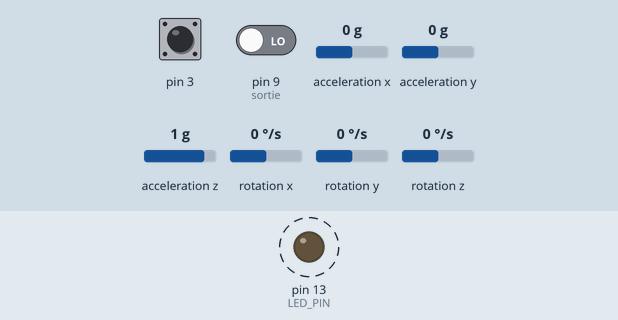
Simulated run of this sketch. Board: Arduino Leonardo, built with avr-gcc and run on an emulated ATmega32U4. Parts: output pins drawn as LEDs (lit = HIGH). Dashed ring = blinking. Inputs (shaded band) come from the test bench; at power-on: pin 3 HIGH, pin 9 (sortie) LOW, acceleration x 0 g, acceleration y 0 g, acceleration z 1 g, rotation x 0 °/s, rotation y 0 °/s, rotation z 0 °/s. The sensor or clock chip raises its interrupt line as the real part does; what the sketch prints to the serial monitor is not drawn.

Above: at 1.0 s.
Timing chart, 0 to 5.2 s (numbered marks = the images above):
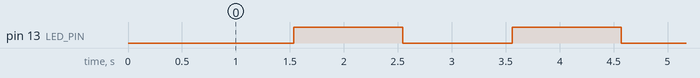

The sketch:

2nd_Hand_Emitter.ino
```cpp
//================================              INSA Rennes                          ================================
//================================                                                   ================================
//================================ Département Systèmes et Réseaux de Communication  ================================
//================================                                                   ================================
//================================            Projet électronique                    ================================
//================================                                                   ================================
//================================        Un drone au bout des doigts                ================================
//================================                                                   ================================
//================================            Code émetteur main 2                   ================================
//
// I2C device class (I2Cdev) demonstration Arduino sketch for MPU6050 class using DMP (MotionApps v2.0)
// 6/21/2012 by Jeff Rowberg <jeff@rowberg.net>
//
// Updates should (hopefully) always be available at https://github.com/jrowberg/i2cdevlib
//
// Changelog:
//      2013-05-08 - added seamless Fastwire support
//                 - added note about gyro calibration
//      2012-06-21 - added note about Arduino 1.0.1 + Leonardo compatibility error
//      2012-06-20 - improved FIFO overflow handling and simplified read process
//      2012-06-19 - completely rearranged DMP initialization code and simplification
//      2012-06-13 - pull gyro and accel data from FIFO packet instead of reading directly
//      2012-06-09 - fix broken FIFO read sequence and change interrupt detection to RISING
//      2012-06-05 - add gravity-compensated initial reference frame acceleration output
//                 - add 3D math helper file to DMP6 example sketch
//                 - add Euler output and Yaw/Pitch/Roll output formats
//      2012-06-04 - remove accel offset clearing for better results (thanks Sungon Lee)
//      2012-06-01 - fixed gyro sensitivity to be 2000 deg/sec instead of 250
//      2012-05-30 - basic DMP initialization working

/* ============================================
I2Cdev device library code is placed under the MIT license
Copyright (c) 2012 Jeff Rowberg

Permission is hereby granted, free of charge, to any person obtaining a copy
of this software and associated documentation files (the "Software"), to deal
in the Software without restriction, including without limitation the rights
to use, copy, modify, merge, publish, distribute, sublicense, and/or sell
copies of the Software, and to permit persons to whom the Software is
furnished to do so, subject to the following conditions:

The above copyright notice and this permission notice shall be included in
all copies or substantial portions of the Software.

THE SOFTWARE IS PROVIDED "AS IS", WITHOUT WARRANTY OF ANY KIND, EXPRESS OR
IMPLIED, INCLUDING BUT NOT LIMITED TO THE WARRANTIES OF MERCHANTABILITY,
FITNESS FOR A PARTICULAR PURPOSE AND NONINFRINGEMENT. IN NO EVENT SHALL THE
AUTHORS OR COPYRIGHT HOLDERS BE LIABLE FOR ANY CLAIM, DAMAGES OR OTHER
LIABILITY, WHETHER IN AN ACTION OF CONTRACT, TORT OR OTHERWISE, ARISING FROM,
OUT OF OR IN CONNECTION WITH THE SOFTWARE OR THE USE OR OTHER DEALINGS IN
THE SOFTWARE.
===============================================
*/

// I2Cdev and MPU6050 must be installed as libraries, or else the .cpp/.h files
// for both classes must be in the include path of your project
#include <SPI.h>
#include <Mirf.h>
#include <nRF24L01.h>
#include <MirfHardwareSpiDriver.h>
#include "I2Cdev.h"
// From emission_electro_dragon
char data[12];
char rec[12];
byte time[12];
int i, a, f;
char buf[12];
//

void transmit(const int chiffre)
{
  byte c = (byte)chiffre; //que des entiers entre 0 et 255
    Mirf.send(&c);

}

#include "MPU6050_6Axis_MotionApps20.h"
//#include "MPU6050.h" // not necessary if using MotionApps include file

// Arduino Wire library is required if I2Cdev I2CDEV_ARDUINO_WIRE implementation
// is used in I2Cdev.h
#if I2CDEV_IMPLEMENTATION == I2CDEV_ARDUINO_WIRE
    #include "Wire.h"
#endif

// class default I2C address is 0x68
// specific I2C addresses may be passed as a parameter here
// AD0 low = 0x68 (default for SparkFun breakout and InvenSense evaluation board)
// AD0 high = 0x69
MPU6050 mpu;
//MPU6050 mpu(0x69); // <-- use for AD0 high

/* =========================================================================
   NOTE: In addition to connection 3.3v, GND, SDA, and SCL, this sketch
   depends on the MPU-6050's INT pin being connected to the Arduino's
   external interrupt #0 pin. On the Arduino Uno and Mega 2560, this is
   digital I/O pin 2.
 * ========================================================================= */

/* =========================================================================
   NOTE: Arduino v1.0.1 with the Leonardo board generates a compile error
   when using Serial.write(buf, len). The Teapot output uses this method.
   The solution requires a modification to the Arduino USBAPI.h file, which
   is fortunately simple, but annoying. This will be fixed in the next IDE
   release. For more info, see these links:

   http://arduino.cc/forum/index.php/topic,109987.0.html
   http://code.google.com/p/arduino/issues/detail?id=958
 * ========================================================================= */


// uncomment "OUTPUT_READABLE_QUATERNION" if you want to see the actual
// quaternion components in a [w, x, y, z] format (not best for parsing
// on a remote host such as Processing or something though)
//#define OUTPUT_READABLE_QUATERNION

// uncomment "OUTPUT_READABLE_EULER" if you want to see Euler angles
// (in degrees) calculated from the quaternions coming from the FIFO.
// Note that Euler angles suffer from gimbal lock (for more info, see
// http://en.wikipedia.org/wiki/Gimbal_lock)
//#define OUTPUT_READABLE_EULER

// uncomment "OUTPUT_READABLE_YAWPITCHROLL" if you want to see the yaw/
// pitch/roll angles (in degrees) calculated from the quaternions coming
// from the FIFO. Note this also requires gravity vector calculations.
// Also note that yaw/pitch/roll angles suffer from gimbal lock (for
// more info, see: http://en.wikipedia.org/wiki/Gimbal_lock)
#define OUTPUT_READABLE_YAWPITCHROLL

// uncomment "OUTPUT_READABLE_REALACCEL" if you want to see acceleration
// components with gravity removed. This acceleration reference frame is
// not compensated for orientation, so +X is always +X according to the
// sensor, just without the effects of gravity. If you want acceleration
// compensated for orientation, us OUTPUT_READABLE_WORLDACCEL instead.
//#define OUTPUT_READABLE_REALACCEL

// uncomment "OUTPUT_READABLE_WORLDACCEL" if you want to see acceleration
// components with gravity removed and adjusted for the world frame of
// reference (yaw is relative to initial orientation, since no magnetometer
// is present in this case). Could be quite handy in some cases.
//#define OUTPUT_READABLE_WORLDACCEL

// uncomment "OUTPUT_TEAPOT" if you want output that matches the
// format used for the InvenSense teapot demo
//#define OUTPUT_TEAPOT


#define LED_PIN 13 // (Arduino is 13, Teensy is 11, Teensy++ is 6)
bool blinkState = false;

// MPU control/status vars
bool dmpReady = false;  // set true if DMP init was successful
uint8_t mpuIntStatus;   // holds actual interrupt status byte from MPU
uint8_t devStatus;      // return status after each device operation (0 = success, !0 = error)
uint16_t packetSize;    // expected DMP packet size (default is 42 bytes)
uint16_t fifoCount;     // count of all bytes currently in FIFO
uint8_t fifoBuffer[64]; // FIFO storage buffer

// orientation/motion vars
Quaternion q;           // [w, x, y, z]         quaternion container
VectorInt16 aa;         // [x, y, z]            accel sensor measurements
VectorInt16 aaReal;     // [x, y, z]            gravity-free accel sensor measurements
VectorInt16 aaWorld;    // [x, y, z]            world-frame accel sensor measurements
VectorFloat gravity;    // [x, y, z]            gravity vector
float euler[3];         // [psi, theta, phi]    Euler angle container
float ypr[3];           // [yaw, pitch, roll]   yaw/pitch/roll container and gravity vector

// packet structure for InvenSense teapot demo
uint8_t teapotPacket[14] = { '$', 0x02, 0,0, 0,0, 0,0, 0,0, 0x00, 0x00, '\r', '\n' };


// ================================================================
// ===               INTERRUPT DETECTION ROUTINE                ===
// ================================================================

volatile bool mpuInterrupt = false;     // indicates whether MPU interrupt pin has gone high
void dmpDataReady() {
    mpuInterrupt = true;
}


// ================================================================
// ===                      INITIAL SETUP                       ===
// ================================================================

  float roll,pitch,yaw;
  int thr,sortie = 9;

void setup() {
        Mirf.spi = &MirfHardwareSpi;
        Mirf.init();
        Mirf.setRADDR((byte *)"clie1");
        Mirf.payload = 12;
        Mirf.config();

    // join I2C bus (I2Cdev library doesn't do this automatically)
    #if I2CDEV_IMPLEMENTATION == I2CDEV_ARDUINO_WIRE
        Wire.begin();
        TWBR = 24; // 400kHz I2C clock (200kHz if CPU is 8MHz)
    #elif I2CDEV_IMPLEMENTATION == I2CDEV_BUILTIN_FASTWIRE
        Fastwire::setup(400, true);
    #endif

    // initialize serial communication
    // (115200 chosen because it is required for Teapot Demo output, but it's
    // really up to you depending on your project)
    Serial.begin(115200);
    while (!Serial); // wait for Leonardo enumeration, others continue immediately

    // NOTE: 8MHz or slower host processors, like the Teensy @ 3.3v or Ardunio
    // Pro Mini running at 3.3v, cannot handle this baud rate reliably due to
    // the baud timing being too misaligned with processor ticks. You must use
    // 38400 or slower in these cases, or use some kind of external separate
    // crystal solution for the UART timer.

    // initialize device
    Serial.println(F("Initializing I2C devices..."));
    mpu.initialize();

    // verify connection
    Serial.println(F("Testing device connections..."));
    Serial.println(mpu.testConnection() ? F("MPU6050 connection successful") : F("MPU6050 connection failed"));

    // load and configure the DMP
    Serial.println(F("Initializing DMP..."));
    devStatus = mpu.dmpInitialize();

    // supply your own gyro offsets here, scaled for min sensitivity
    mpu.setXGyroOffset(220);
    mpu.setYGyroOffset(76);
    mpu.setZGyroOffset(-85);
    mpu.setZAccelOffset(1788); // 1688 factory default for my test chip

    // make sure it worked (returns 0 if so)
    if (devStatus == 0) {
        // turn on the DMP, now that it's ready
        Serial.println(F("Enabling DMP..."));
        mpu.setDMPEnabled(true);

        // enable Arduino interrupt detection
        Serial.println(F("Enabling interrupt detection (Arduino external interrupt 0)..."));
        attachInterrupt(0, dmpDataReady, RISING);
        mpuIntStatus = mpu.getIntStatus();

        // set our DMP Ready flag so the main loop() function knows it's okay to use it
        Serial.println(F("DMP ready! Waiting for first interrupt..."));
        dmpReady = true;

        // get expected DMP packet size for later comparison
        packetSize = mpu.dmpGetFIFOPacketSize();
    } else {
        // ERROR!
        // 1 = initial memory load failed
        // 2 = DMP configuration updates failed
        // (if it's going to break, usually the code will be 1)
        Serial.print(F("DMP Initialization failed (code "));
        Serial.print(devStatus);
        Serial.println(F(")"));
    }

    // configure LED for output
    pinMode(LED_PIN, OUTPUT);
    pinMode(sortie,INPUT);
}


// ================================================================
// ===                    MAIN PROGRAM LOOP                     ===
// ================================================================

void loop() {
  Mirf.setTADDR((byte *)"serv1");


    // if programming failed, don't try to do anything
    if (!dmpReady) return;

    // wait for MPU interrupt or extra packet(s) available
    while (!mpuInterrupt && fifoCount < packetSize) {
        // other program behavior stuff here
        // .
        // .
        // .
        // if you are really paranoid you can frequently test in between other
        // stuff to see if mpuInterrupt is true, and if so, "break;" from the
        // while() loop to immediately process the MPU data
        // .
        // .
        // .
    }

    // reset interrupt flag and get INT_STATUS byte
    mpuInterrupt = false;
    mpuIntStatus = mpu.getIntStatus();

    // get current FIFO count
    fifoCount = mpu.getFIFOCount();

    // check for overflow (this should never happen unless our code is too inefficient)
    if ((mpuIntStatus & 0x10) || fifoCount == 1024) {
        // reset so we can continue cleanly
        mpu.resetFIFO();
        Serial.println(F("FIFO overflow!"));

    // otherwise, check for DMP data ready interrupt (this should happen frequently)
    } else if (mpuIntStatus & 0x02) {
        // wait for correct available data length, should be a VERY short wait
        while (fifoCount < packetSize) fifoCount = mpu.getFIFOCount();

        // read a packet from FIFO
        mpu.getFIFOBytes(fifoBuffer, packetSize);

        // track FIFO count here in case there is > 1 packet available
        // (this lets us immediately read more without waiting for an interrupt)
        fifoCount -= packetSize;

        #ifdef OUTPUT_READABLE_QUATERNION
            // display quaternion values in easy matrix form: w x y z
            mpu.dmpGetQuaternion(&q, fifoBuffer);
            Serial.print("quat\t");
            Serial.print(q.w);
            Serial.print("\t");
            Serial.print(q.x);
            Serial.print("\t");
            Serial.print(q.y);
            Serial.print("\t");
            Serial.println(q.z);
        #endif

        #ifdef OUTPUT_READABLE_EULER
            // display Euler angles in degrees
            mpu.dmpGetQuaternion(&q, fifoBuffer);
            mpu.dmpGetEuler(euler, &q);
            Serial.print("euler\t");
            Serial.print(euler[0] * 180/M_PI);
            Serial.print("\t");
            Serial.print(euler[1] * 180/M_PI);
            Serial.print("\t");
            Serial.println(euler[2] * 180/M_PI);
        #endif

        #ifdef OUTPUT_READABLE_YAWPITCHROLL
            // display Euler angles in degrees
            mpu.dmpGetQuaternion(&q, fifoBuffer);
            mpu.dmpGetGravity(&gravity, &q);
            mpu.dmpGetYawPitchRoll(ypr, &q, &gravity);
            Serial.print("ypr\t");
            Serial.print(ypr[0] * 180/M_PI);
            Serial.print("\t");
            Serial.print(ypr[1] * 180/M_PI);
            Serial.print("\t");
            Serial.print(ypr[2] * 180/M_PI);
            Serial.print("\t");
            thr = map(pulseIn(sortie, HIGH),0,2000,-90,90);
            Serial.println(thr);


        #endif

        #ifdef OUTPUT_READABLE_REALACCEL
            // display real acceleration, adjusted to remove gravity
            mpu.dmpGetQuaternion(&q, fifoBuffer);
            mpu.dmpGetAccel(&aa, fifoBuffer);
            mpu.dmpGetGravity(&gravity, &q);
            mpu.dmpGetLinearAccel(&aaReal, &aa, &gravity);
            Serial.print("areal\t");
            Serial.print(aaReal.x);
            Serial.print("\t");
            Serial.print(aaReal.y);
            Serial.print("\t");
            Serial.println(aaReal.z);
        #endif

        #ifdef OUTPUT_READABLE_WORLDACCEL
            // display initial world-frame acceleration, adjusted to remove gravity
            // and rotated based on known orientation from quaternion
            mpu.dmpGetQuaternion(&q, fifoBuffer);
            mpu.dmpGetAccel(&aa, fifoBuffer);
            mpu.dmpGetGravity(&gravity, &q);
            mpu.dmpGetLinearAccel(&aaReal, &aa, &gravity);
            mpu.dmpGetLinearAccelInWorld(&aaWorld, &aaReal, &q);
            Serial.print("aworld\t");
            Serial.print(aaWorld.x);
            Serial.print("\t");
            Serial.print(aaWorld.y);
            Serial.print("\t");
            Serial.println(aaWorld.z);
        #endif

        #ifdef OUTPUT_TEAPOT
            // display quaternion values in InvenSense Teapot demo format:
            teapotPacket[2] = fifoBuffer[0];
            teapotPacket[3] = fifoBuffer[1];
            teapotPacket[4] = fifoBuffer[4];
            teapotPacket[5] = fifoBuffer[5];
            teapotPacket[6] = fifoBuffer[8];
            teapotPacket[7] = fifoBuffer[9];
            teapotPacket[8] = fifoBuffer[12];
            teapotPacket[9] = fifoBuffer[13];
            Serial.write(teapotPacket, 14);
            teapotPacket[11]++; // packetCount, loops at 0xFF on purpose
        #endif

        yaw = ypr[0] * 180/M_PI;
        pitch = ypr[1] * 180/M_PI;
        roll = ypr[2] * 180/M_PI;
/*
    int pitch12 = (int)pitch;
    int yaw12 = (int)yaw;
    int roll12 = (int)roll;
    */

    pitch = map(pitch,-90,90,100,280);
    yaw = map(yaw,-180,180,100,460);
    roll = map(roll,-90,90,100,280);
    thr = map(thr,-90,90,100,280);

    itoa(yaw,buf,10);

    data[0] = buf[0];
    data[1] = buf[1];
    data[2] = buf[2];

    itoa(pitch,buf,10);

    data[3] = buf[0];
    data[4] = buf[1];
    data[5] = buf[2];

    itoa(roll,buf,10);

    data[6] = buf[0];
    data[7] = buf[1];
    data[8] = buf[2];

    itoa(thr,buf,10);
    data[9] = buf[0];
    data[10] = buf[1];
    data[11] = buf[2];

     Mirf.send((byte *) &data);

     while (Mirf.isSending()){};

        // blink LED to indicate activity
        blinkState = !blinkState;
        digitalWrite(LED_PIN, blinkState);
    }
}
```

Measured:
- by itself, pin 13 (LED_PIN): alternates HIGH for 1.0 s and LOW for 1.0 s
